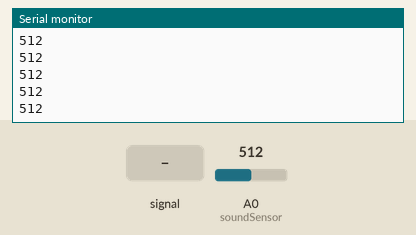
Simulated run of this sketch. Board: Arduino Uno, built with avr-gcc and run on an emulated ATmega328P. Parts: the last lines printed to the serial monitor. Inputs (shaded band) come from the test bench; at power-on: A0 (soundSensor) = 512.

Above: at 1.2 s.
1.3 s: A0 (soundSensor) fed a 200 Hz sine of ±81 counts around its level
At 1.56 s:
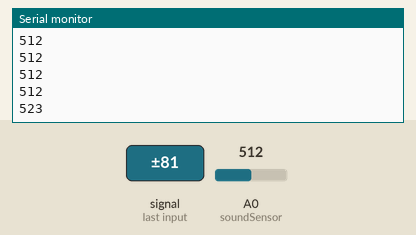
2.8 s: A0 (soundSensor) set to 716
At 2.96 s:
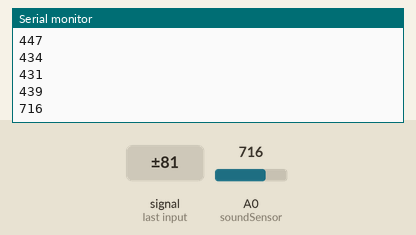
4.3 s: A0 (soundSensor) fed a 1000 Hz sine of ±255 counts around its level
At 4.76 s:
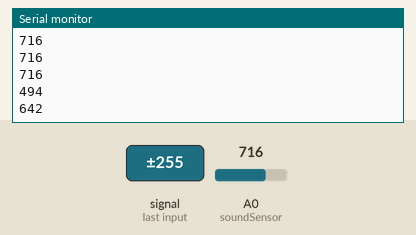
5.8 s: A0 (soundSensor) set to 900
At 5.96 s:
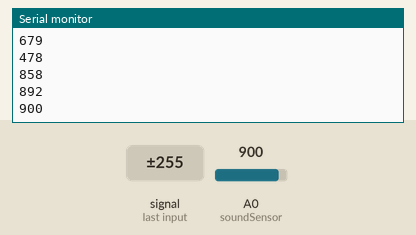
Timing chart, 0 to 8.3 s (numbered marks = the images above; inputs shaded):
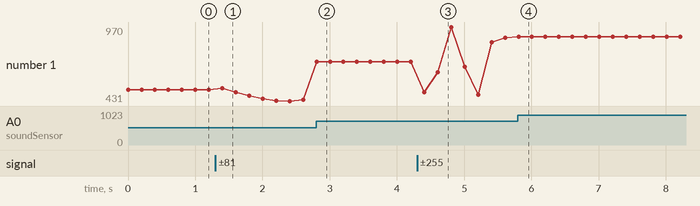

The sketch:

SoundSensor_ArduinoUNO.ino
```cpp
#define soundSensor A0 //Change if need be
const int delay_sound = 200; //This value is in mS

void setup() {
Serial.begin(9600); // setup serial
pinMode(soundSensor, INPUT);
}

void loop() {
int sensorFeed = analogRead(soundSensor);
Serial.println(sensorFeed);
delay(delay_sound);
}
```

Measured:
- after the input at 1.3 s, the serial monitor: prints a new line after 0.10 s (image 1)
- after the input at 2.8 s, the serial monitor: prints a new line at once (image 2)
- after the input at 4.3 s, the serial monitor: prints a new line after 0.31 s (image 3)
- after the input at 5.8 s, the serial monitor: prints a new line at once (image 4)
- plotted number 1: 512 → 439 after the input at 1.3 s, 439 → 716 after the input at 2.8 s, 716 → 892 after the input at 4.3 s, 892 → 900 after the input at 5.8 s
